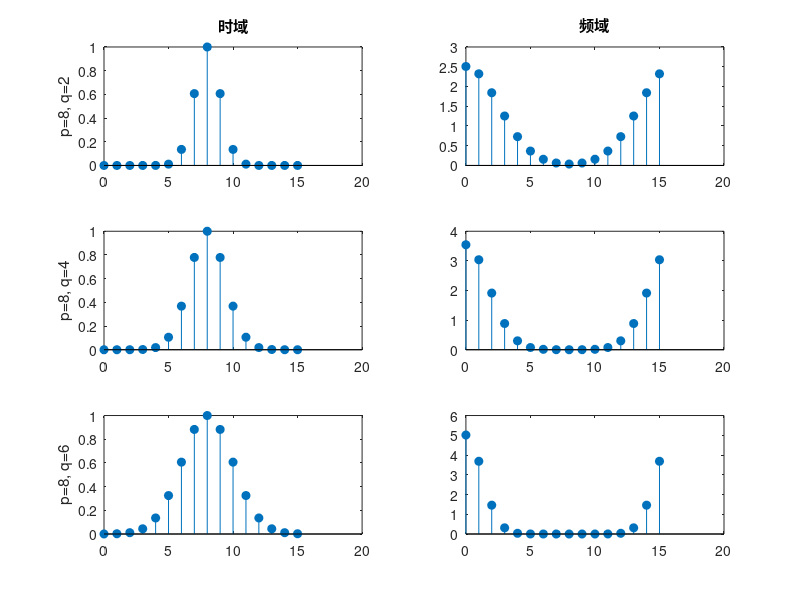

This chart was generated by the following MATLAB code: (Note: this script raises an error after producing the figure.)
clc;clear;
n = 0:15; p1 = 8; p2 = 13; p3 = 14; q1 = 2; q2 = 4; q3 = 8;
% p = 8, q = 2, 4, 8
x1 = exp(-(n-p1).*(n-p1)/q1); x2 = exp(-(n-p1).*(n-p1)/q2); x3 = exp(-(n-p1).*(n-p1)/q3);
x1w = fft(x1); x2w = fft(x2); x3w = fft(x3);
figure(1);
subplot(3,2,1); stem(n, x1, 'fill'); ylabel('p=8, q=2'); title('时域');
subplot(3,2,2); stem(n, abs(x1w), 'fill'); title('频域');
subplot(3,2,3); stem(n, x2, 'fill'); ylabel('p=8, q=4')
subplot(3,2,4); stem(n, abs(x2w), 'fill');
subplot(3,2,5); stem(n, x3, 'fill'); ylabel('p=8, q=6')
subplot(3,2,6); stem(n, abs(x3w), 'fill');
sgtitle('高斯序列时域和幅频特性');
% q = 8, p = 8, 13, 14
x1 = exp(-(n-p1).*(n-p1)/q3); x2 = exp(-(n-p2).*(n-p2)/q3); x3 = exp(-(n-p3).*(n-p3)/q3);
x1w = fft(x1); x2w = fft(x2); x3w = fft(x3);
figure(2);
subplot(3,2,1); stem(n, x1, 'fill'); ylabel('p=8, q=8'); title('时域');
subplot(3,2,2); stem(n, abs(x1w), 'fill'); title('频域');
subplot(3,2,3); stem(n, x2, 'fill'); ylabel('p=13, q=8')
subplot(3,2,4); stem(n, abs(x2w), 'fill');
subplot(3,2,5); stem(n, x3, 'fill'); ylabel('p=14, q=8')
subplot(3,2,6); stem(n, abs(x3w), 'fill');
sgtitle('高斯序列时域和幅频特性');
